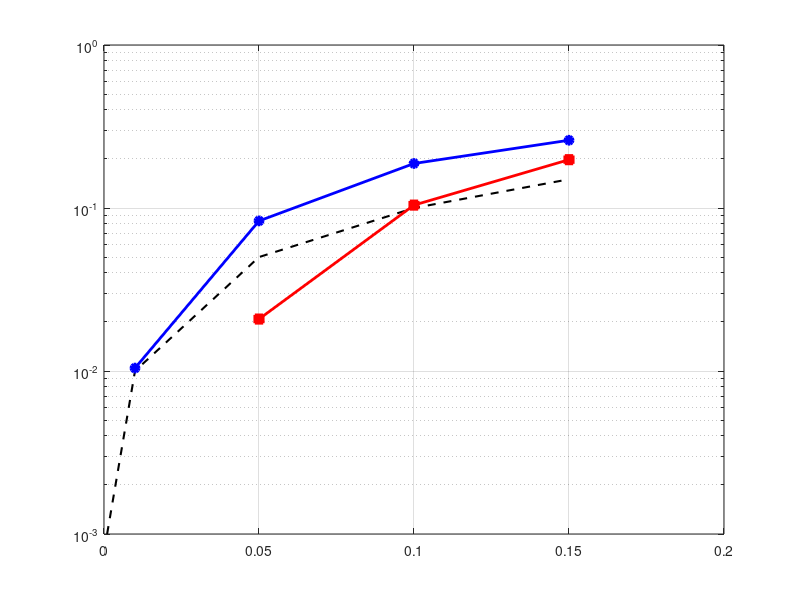

This chart was generated by the following MATLAB code: (Note: this script raises an error after producing the figure.)
clear; clc;

% main_bsc_simulation.m simülasyonundan elde edilen ortalama değerler
channel_bers = [0.001, 0.01, 0.05, 0.10, 0.15];

hamming_ber = [0.00000, 0.01042, 0.08333, 0.18750, 0.26042];
viterbi_ber = [0.00000, 0.00000, 0.02083, 0.10417, 0.19792];

figure('Color', [1 1 1]);
semilogy(channel_bers, channel_bers, 'k--', 'LineWidth', 1.5, 'DisplayName', 'Uncoded (Theoretical)');
hold on;
semilogy(channel_bers, hamming_ber, 'b-o', 'LineWidth', 2, 'MarkerFaceColor', 'b', 'DisplayName', 'Hamming (7,4)');
semilogy(channel_bers, viterbi_ber, 'r-s', 'LineWidth', 2, 'MarkerFaceColor', 'r', 'DisplayName', 'Convolutional (Viterbi K=4, R=1/2)');

grid on;
ax = gca;
ax.GridLineStyle = ':';
ax.GridAlpha = 0.6;

title('BER Performance Comparison over Binary Symmetric Channel', 'FontSize', 12, 'FontWeight', 'bold');
xlabel('Channel Error Probability (p)', 'FontSize', 11);
ylabel('Bit Error Rate (BER)', 'FontSize', 11);
legend('Location', 'best', 'FontSize', 10);

% Grafiği yüksek çözünürlüklü imaj olarak kaydetme
saveas(gcf, 'bsc_performance_curves.png');
fprintf('Performance graph has been successfully plotted and saved as "bsc_performance_curves.png"!\n');
